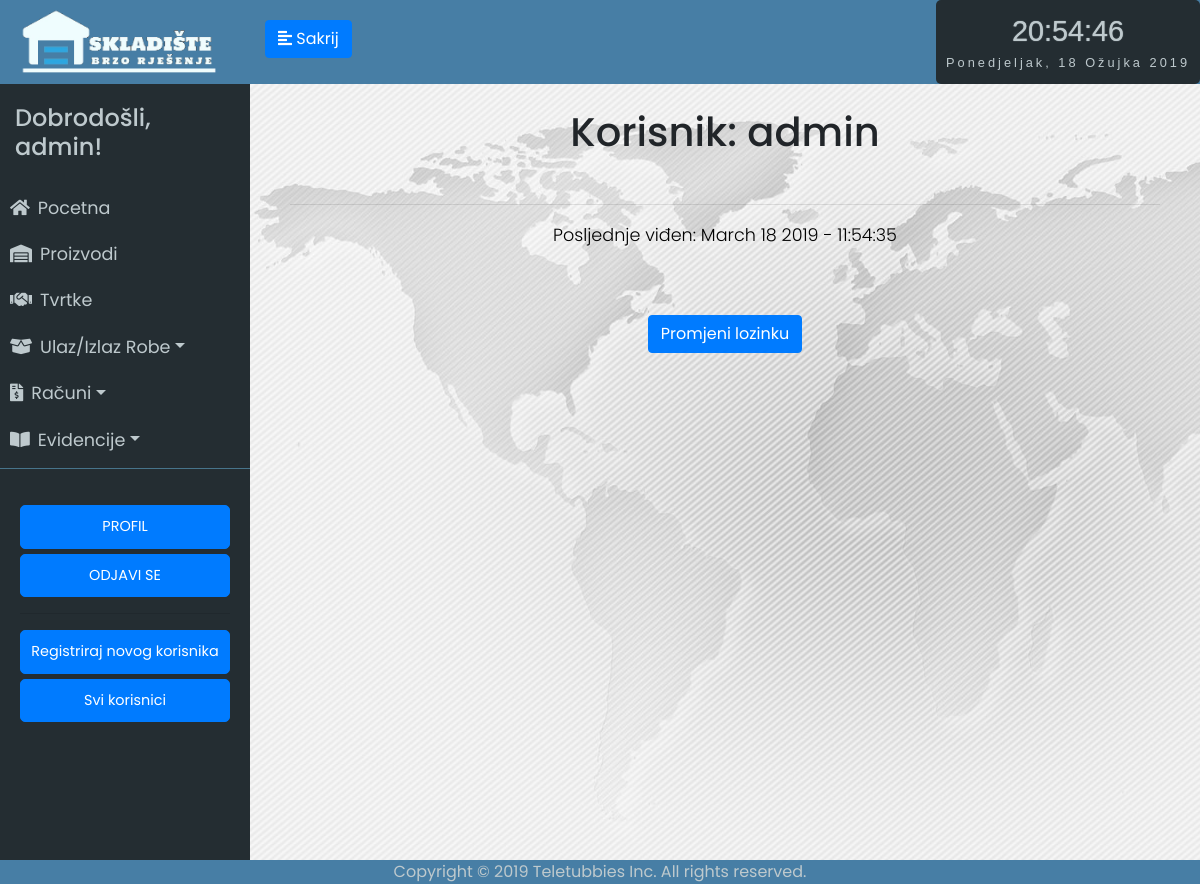
Page /user/admin (signed in) on the earlier database version.
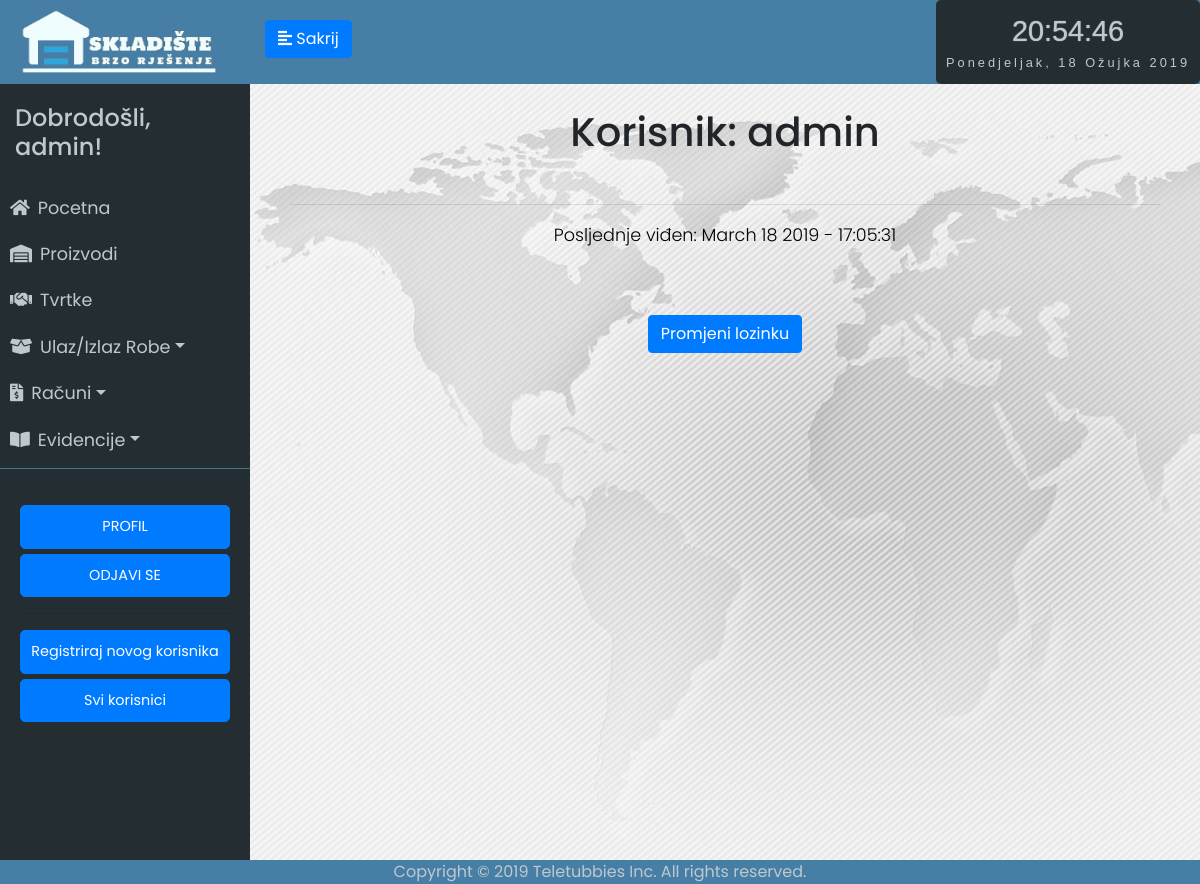
Same page on the later database version.
### app/models.py (models this page shows, shortened)
class User(UserMixin, db.Model):
	id = db.Column(db.Integer, primary_key=True)
	username = db.Column(db.String(64), index=True, unique=True)
	email = db.Column(db.String(120), index=True, unique=True)
	password_hash = db.Column(db.String(128))
	last_seen = db.Column(db.DateTime, default=datetime.utcnow)
	rank = db.Column(db.String(32))
	status = db.Column(db.String(32))
	evidencija = db.relationship('Evidencija', backref='user', lazy='dynamic')
	ReceiptUser = db.relationship('Receipt', backref = 'receiptUser', lazy = 'dynamic', foreign_keys = 'Receipt.receipt_user')
	StornoUser = db.relationship('Receipt', backref='stornoUser', lazy='dynamic', foreign_keys = 'Receipt.storno_user')

### app/routes.py (the view, shortened to what this page needs)
@app.route('/user/<username>', methods=['GET', 'POST'])
@login_required
def user(username):
	form = Deactivate()
	form2= SetRank()
	user = User.query.filter_by(username=username).first_or_404()
	if form2.submit2.data:
		if form2.validate_on_submit():
			user.rank=form2.rank.data
			db.session.add(user)
			db.session.commit()
	return render_template('user.html', user=user, form=form, form2=form2)

### app/models.py (called while the page is built)
@login.user_loader
def load_user(id):
	return User.query.get(int(id))

### app/routes.py (called while the page is built)
@app.before_request
def before_request():
	if current_user.is_authenticated:
		current_user.last_seen = datetime.utcnow()
		db.session.commit()

### app/templates/user.html (shortened to what this page needs)
{% extends "base.html" %}
{% block content %}
<div class="stanje-s">
    <h1>Korisnik: {{ user.username }}</h1><br>
    <hr>
    {% if user.last_seen %}<p>Posljednje viđen: {{ user.last_seen.strftime('%B %d %Y - %H:%M:%S') }}</p>{% endif %}<br>
    {%  if current_user.rank == "admin"%}
    <div class="m-4">
   		<button class="btn btn-primary" onclick="window.open('{{ url_for('edit_password', username=user.username) }}')">Promjeni lozinku</button>
   	</div>
    {% endif%}
</div>
{% endblock %}

### app/templates/base.html (shortened to what this page needs)
<html>
<head>
	<link rel="stylesheet" href="https://stackpath.bootstrapcdn.com/bootstrap/4.2.1/css/bootstrap.min.css" integrisha384-GJzZqFGwb1QTTN6wy59ffF1BuGJpLSa9DkKMp0DgiMDm4iYMj70gZWKYbI706tWS">
	<link href="../static/style.css" type="text/css" rel="stylesheet">
	<link rel="stylesheet" href="https://use.fontawesome.com/releases/v5.7.1/css/all.css">
</head>
<body onload="startTime()">
	<div class="wrapper">
	<nav id="sidebar">
		<div class="sidebar-header ">
			<img src="../static/logo5.png" style="width: 200px; height: auto;">
		</div>
		<ul class="list-unstyled components" id="navigation">
			<h4>Dobrodošli, {{ current_user.username }}!</h4>
			<li class="{% block index %}{% endblock %}">
				<a href="{{ url_for('index') }}"><i class="fas fa-home mr-2"></i>Pocetna</a>
			</li>
			<li class="{% block stanje_skladista %}{% endblock %}">
				<a href="{{ url_for('stanje_skladista1') }}"><i class="fas fa-warehouse mr-2"></i>Proizvodi</a>
			</li>
			<li class="{% block dobavljaci %}{% endblock %}">
				<a href="{{ url_for('tvrtke1') }}"><i class="fas fa-handshake mr-2"></i>Tvrtke</a>
			</li>
			<li class="{% block ulaz_izlaz %}{% endblock %}">
				<a href="#pageSubmenu2" data-toggle="collapse" aria-expanded="false" class="dropdown-toggle"><i class="fas fa-box-open mr-2"></i>Ulaz/Izlaz Robe</a>
			</li>
			<li class="{% block racuni %}{% endblock %}">
				<a href="#pageSubmenu3" data-toggle="collapse" aria-expanded="false" class="dropdown-toggle"><i class="fas fa-file-invoice-dollar mr-2"></i>Računi</a>
			</li>
			<li class="{% block evidencije %}{% endblock %}">
				<a href="#pageSubmenu" data-toggle="collapse" aria-expanded="false" class="dropdown-toggle"><i class="fas fa-book-open mr-2"></i>Evidencije</a>
			</li>
		</ul>
		<ul class="list-unstyled CTAs">
                <li>
                    <a href="{{ url_for('user', username=current_user.username) }}" class="btn btn-primary hover-plava">PROFIL</a>
                </li>
                <li>
                    <a href="{{ url_for('logout') }}" class="btn btn-primary hover-plava">ODJAVI SE</a>
                </li>
                {%  if current_user.rank == "admin"%}
                <hr>
                    <li>
                        <a href="{{ url_for('register') }}" class="btn btn-primary hover-plava">Registriraj novog korisnika</a>
                    </li>
                    <li>
                        <a href="{{ url_for('svi_korisnici1') }}" class="btn btn-primary hover-plava">Svi korisnici</a>
                    </li>
                {% endif %}
            </ul>
	</nav>
		<div class="tijelo">
	        <div class="plava-pozadina">
	        	<div class="d-flex bd-highlight">
	  				<div class="bd-highlight">
		            	<button type="button" id="sidebarCollapse" class="btn btn-primary">
			                <i class="fas fa-align-left"></i>
			                <span class="sakrij-tipku"></span>
		            	</button>
		            </div>
	  				<div class="ml-auto bd-highlight">
	  					<div id="clockdate">
		  					<div class="clockdate-wrapper">
		    					<div id="clock"></div>
		    					<div id="date"></div>
		  					</div>
						</div>
					</div>
				</div>
	    	</div>
			<div class="plavo">
			{% block content %}
			{% endblock %}
			</div>
		</div>
<footer>Copyright © 2019 Teletubbies Inc. All rights reserved.</footer>
</body>
</html>

Differences in the rows shown:
changed User "admin": last_seen "March 18 2019 - 11:54:35" → "March 18 2019 - 17:05:31"
